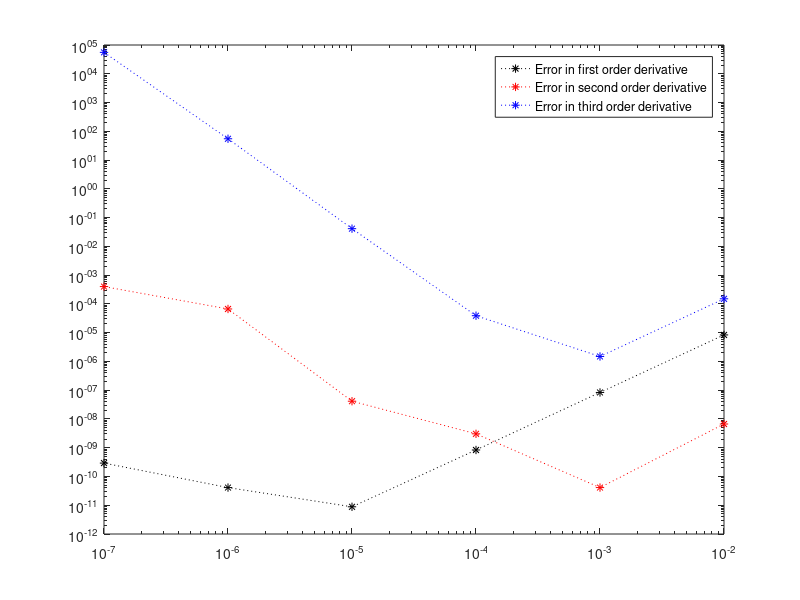

This figure's MATLAB source:
% Ploting error variation with h in first, second and third derivatives of
% f(x)=tan^[-1](x) at x=1, using central difference formula.
% for f0=f(x)=tan^[-1](x) , f1=f'(x)=1/(1+x^2) , f2=f''(x)=-2x/((1+x^2)^2) , f3=f'''(x)= (6*x^2-2)/((1+x^2)^3)

%%
clc;
x=1;
h=10.^[-2:-1:-7];

f1=0.5; % true value of f'(x) at x=1 for f(x)=tan^[-1](x)
f2=-0.5; % true value of f''(x) at x=1 for f(x)=tan^[-1](x)
f3=0.5; % true value of f'''(x) at x=1 for f(x)=tan^[-1](x)

approx_f1=(atan(x+h)-atan(x-h))./(2.*h); %central derivative devide by 2h not by h
err_f1=abs(f1-approx_f1);

approx_f2=(atan(x+2.*h)+atan(x-2.*h)-2*atan(x))./(4.*(h.^2)); % ( (atan(x+2h)-atan(x))/2h - (atan(x)-atan(x-2h))/2h )2h
err_f2=abs(f2-approx_f2);

approx_f3=(atan(x+3.*h)-3.*atan(x+h)+3.*atan(x-h)-atan(x-3.*h))./(8.*(h.^3)); % ( (atan(x+3h)+atan(x-h)-2atan(x+h))/4h - (atan(x+h)+atan(x-3h)-2atan(x-h))/4h )/2h
err_f3=abs(f3-approx_f3);    

loglog(h,err_f1,':*k',h,err_f2,':*r',h,err_f3,':*b');
legend('Error in first order derivative','Error in second order derivative','Error in third order derivative');

%%

% see graph from right to left not left to right
